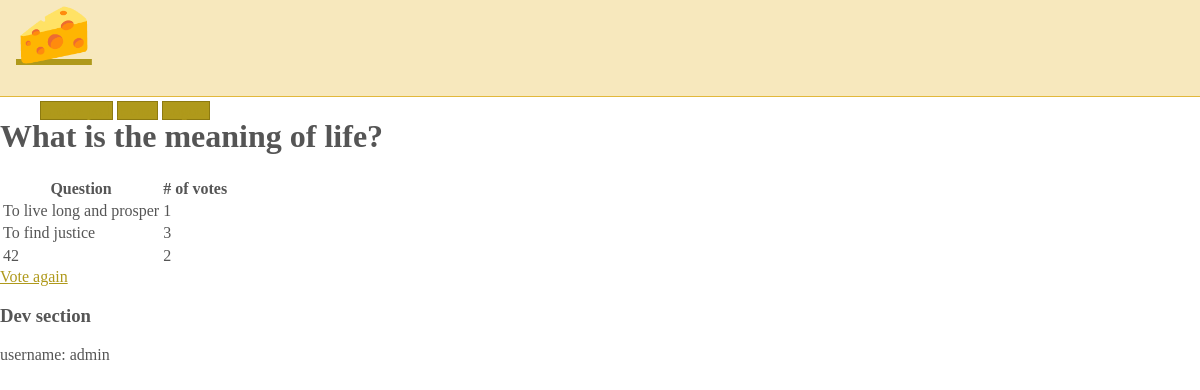
Screenshot of /2/results/ (signed in) with the database file from the repository.
### polls/models.py (models this page shows, shortened)
class Question(models.Model):
	question_text = models.CharField(max_length=200)
	pub_date = models.DateTimeField('date published')
	owner = models.ForeignKey(User, on_delete=models.CASCADE)

class Choice(models.Model):
	question = models.ForeignKey(Question, on_delete=models.CASCADE)
	choice_text = models.CharField(max_length=200)
	votes = models.IntegerField(default=0)

### polls/views.py (the view)
# urls.py: path('<int:question_id>/results/', views.results, name='results'),
def results(request, question_id):
	question = get_object_or_404(Question, pk=question_id)
	return render(request, 'polls/results.html', {'question': question})

### polls/templates/polls/results.html
{% extends 'base.html' %}
{% block content %}
<h1>{{ question.question_text }}</h1>
{% if question.choice_set.count > 0 %}
<table>
    <thead>
        <tr>
            <th>Question</th>
            <th># of votes</th>
        </tr>
    </thead>
    <tbody>
    {% for choice in question.choice_set.all %}
        <tr>
            <td>{{ choice.choice_text }}</td><td>{{ choice.votes }}</td>
        </tr>
    {% endfor %}
    </tbody>
</table>
{% else %}
<p>No choices for this question</p>
{% endif %}
<a href="{% url 'polls:detail' question.id %}">Vote again</a>
{% endblock %}

### polls/templates/base.html (shortened to what this page needs)
{% load static %}
<!DOCTYPE html>
<html lang="en">
<head>
    <link rel="stylesheet" href="https://cdnjs.cloudflare.com/ajax/libs/normalize/8.0.1/normalize.css" />
    <link rel="stylesheet" href="https://cdnjs.cloudflare.com/ajax/libs/milligram/1.4.1/milligram.css" />
    <link rel="stylesheet" type="text/css" href="{% static 'polls/style.css' %}" />
</head>
<body>
    <nav>
        <div class="container">
            <a class="logo" href="{% url 'polls:index' %}">🧀</a>
            <ul class="navigation-list float-right">
                <li><a class="button" href="{% url 'polls:create' %}">Create poll</a></li>
                <li><a class="button" href="{% url 'polls:index' %}">Home</a></li>
                {% if user.is_authenticated %}
                <li><a class="button" href="/logout">Logout</a></li>
                {% else %}
                <li><a class="button" href="/login">Login</a></li>
                {% endif %}
            </ul>
        </div>
    </nav>
    <div class="container">
        {% block content %}{% endblock %}
    </div>
    <div class="container">
        <h3>Dev section</h3>
        username: {{ user.username|default:'not logged in' }}
    </div>
</body>
</html>

### polls/static/polls/style.css (style rules this page uses)
body { color: #555; }
a { color: #af991b; }
nav { background-color: #f7e8bd; border-bottom: .1rem solid #e2b83b; height: 6rem; margin-bottom: 1rem; }
nav .logo { font-size: 3.8rem; padding-left: 1rem; }
nav .navigation-list { list-style-type: none; padding-top: 1rem; }
nav .navigation-list > li { display: inline; margin-top: 10px; }
.button, button, input[type="button"], input[type="reset"], input[type="submit"] { background-color: #af991b; border: 0.1rem solid #8d7a10; }

### rows the page displays
Question: question_text "What is the meaning of life?"
Choice: choice_text "To live long and prosper", votes "1"
Choice: choice_text "To find justice", votes "3"
Choice: choice_text "42", votes "2"

### other values shown
{{ user.username|default:'not logged in' }} "admin"
